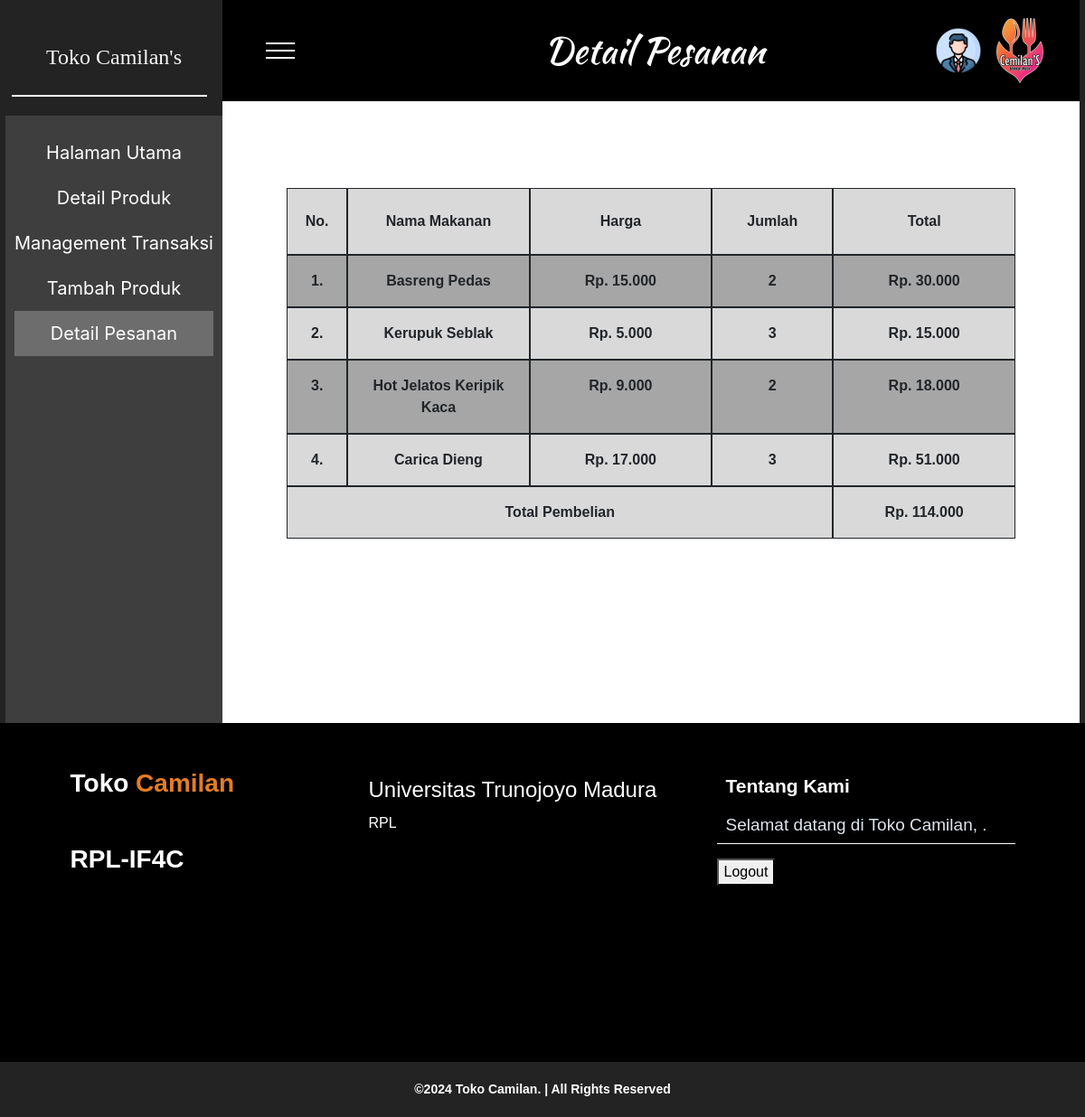
The app's page /rpl/admin/detail_pesanan.php?DetailPesanan=5 with its own data.
### tables this page shows
CREATE TABLE `detail_pesanan` (
  `ID_ORDER_DETAIL` int(11) NOT NULL,
  `ID_BARANG` int(11) DEFAULT NULL,
  `ID_ORDER` int(11) DEFAULT NULL,
  `JUMLAH_PRODUK` int(11) DEFAULT NULL,
  `HARGA` int(11) DEFAULT NULL,
  `BERAT` int(11) NOT NULL
);

CREATE TABLE `barang` (
  `ID_BARANG` int(11) NOT NULL,
  `ID_KATEGORI` varchar(50) DEFAULT NULL,
  `NAMA_BARANG` varchar(50) DEFAULT NULL,
  `HARGA_BARANG` int(11) DEFAULT NULL,
  `STOCK` int(11) DEFAULT NULL,
  `FOTO_BARANG` text DEFAULT NULL,
  `Deskripsi` text NOT NULL,
  `Ukuran` text NOT NULL DEFAULT '1'
);

### rpl/Database/database.php (called while the page is built, shortened)
<?php
function getDataAllJoinWhere($table, $column, $columnid, $columnWhere, $WhereId)
{
    try {
        $statement = DB->prepare("SELECT * FROM $table JOIN $column ON $table.$columnid = $column.$columnid WHERE $columnWhere = :id");
        $statement->bindValue(':id', $WhereId);
        $statement->execute();
        return $statement->fetchAll(PDO::FETCH_ASSOC);
    } catch (PDOException $err) {
        echo $err->getMessage();
    }
}

### rpl/admin/detail_pesanan.php (the view, shortened to what this page needs)
<?php
require_once('../Database/database.php');
$pesanan = getDataAllJoinWhere('detail_pesanan', 'barang', 'ID_BARANG', 'ID_ORDER', $_GET['DetailPesanan']);
?>
<?php include("../templates/header-admin.php") ?>
<?php $table_color = "#D9D9D9;" ?>
<div class="row pt-5" style="width: 85%;">
    <div class="border border-dark py-4 fw-bold col-sm-1 text-center" style="background-color: <?= $table_color; ?>;">No.</div>
    <div class="border border-dark py-4 fw-bold col-md-3 text-center" style="background-color: <?= $table_color; ?>;">Nama Makanan</div>
    <div class="border border-dark py-4 fw-bold col-md-3 text-center" style="background-color: <?= $table_color; ?>;">Harga</div>
    <div class="border border-dark py-4 fw-bold col text-center" style="background-color: <?= $table_color; ?>;">Jumlah</div>
    <div class="border border-dark py-4 fw-bold col-md-3 text-center" style="background-color: <?= $table_color; ?>;">Total</div>
</div>
<?php
$row_count = 0;
$total_harga = 0;
foreach ($pesanan as $order) :
    $total_harga += $order['HARGA'];
    $row_count += 1;
    if ($row_count % 2 == 1) {
        $table_color = "#A6A6A6;";
    } else {
        $table_color = "#D9D9D9;";
    }
?>
    <div class="row" style="width: 85%;">
        <div class="border border-dark py-3 fw-bold col-sm-1 text-center d-flex flex-column align-items-center" style="background-color: <?= $table_color; ?>;"><?= $row_count; ?>.</div>
        <div class="border border-dark py-3 fw-bold col-md-3 text-center d-flex flex-column align-items-center" style="background-color: <?= $table_color; ?>;"><?= $order['NAMA_BARANG']; ?></div>
        <div class="border border-dark py-3 fw-bold col-md-3 text-center d-flex flex-column align-items-center" style="background-color: <?= $table_color; ?>;"><?= "Rp. " . number_format($order['HARGA_BARANG'], 0, ',', '.'); ?></div>
        <div class="border border-dark py-3 fw-bold col text-center d-flex flex-column align-items-center" style="background-color: <?= $table_color; ?>;"><?= $order['JUMLAH_PRODUK']; ?></div>
        <div class="border border-dark py-3 fw-bold col-md-3 text-center d-flex flex-column align-items-center" style="background-color: <?= $table_color; ?>;"><?= "Rp. " . number_format($order['HARGA'], 0, ',', '.'); ?></div>
    </div>
<?php endforeach; ?>
<div class="row" style="width: 85%;">
    <div class="border border-dark py-3 fw-bold col text-center d-flex flex-column align-items-center" style="background-color: <?= $table_color; ?>;">Total Pembelian</div>
    <div class="border border-dark py-3 fw-bold col-md-3 text-center d-flex flex-column align-items-center" style="background-color: <?= $table_color; ?>;"><?= "Rp. " . number_format($total_harga, 0, ',', '.'); ?></div>
</div>
<?php include("../templates/footer-admin.php") ?>

### rpl/css/style.css (style rules this page uses)
body { font-family: 'Source Sans Pro', sans-serif; font-weight: 300; margin: 0; padding: 0; display: flex; flex-direction: column; align-items: center; background-color: #242323; overflow-x: hidden; }

### records on screen
detail_pesanan: ID_BARANG.NAMA_BARANG "Basreng Pedas", ID_BARANG.HARGA_BARANG "15.000", JUMLAH_PRODUK "2", HARGA "30.000"
detail_pesanan: ID_BARANG.NAMA_BARANG "Kerupuk Seblak", ID_BARANG.HARGA_BARANG "5.000", JUMLAH_PRODUK "3", HARGA "15.000"
detail_pesanan: ID_BARANG.NAMA_BARANG "Hot Jelatos Keripik Kaca", ID_BARANG.HARGA_BARANG "9.000", JUMLAH_PRODUK "2", HARGA "18.000"
detail_pesanan: ID_BARANG.NAMA_BARANG "Carica Dieng", ID_BARANG.HARGA_BARANG "17.000", JUMLAH_PRODUK "3", HARGA "51.000"

### other values on screen
$title "Detail Pesanan"
$total_harga "114.000"
